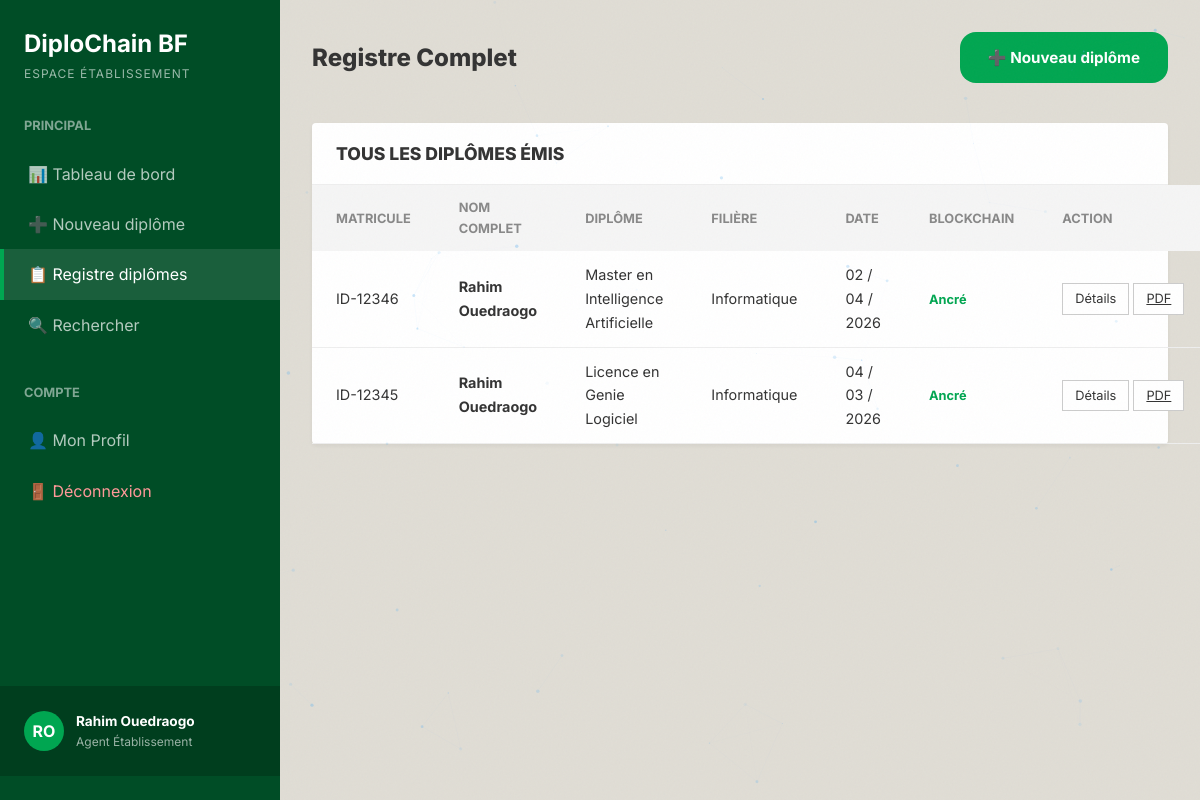
/dashboard/institution/register/ (signed in), run on an earlier commit of the app's database.
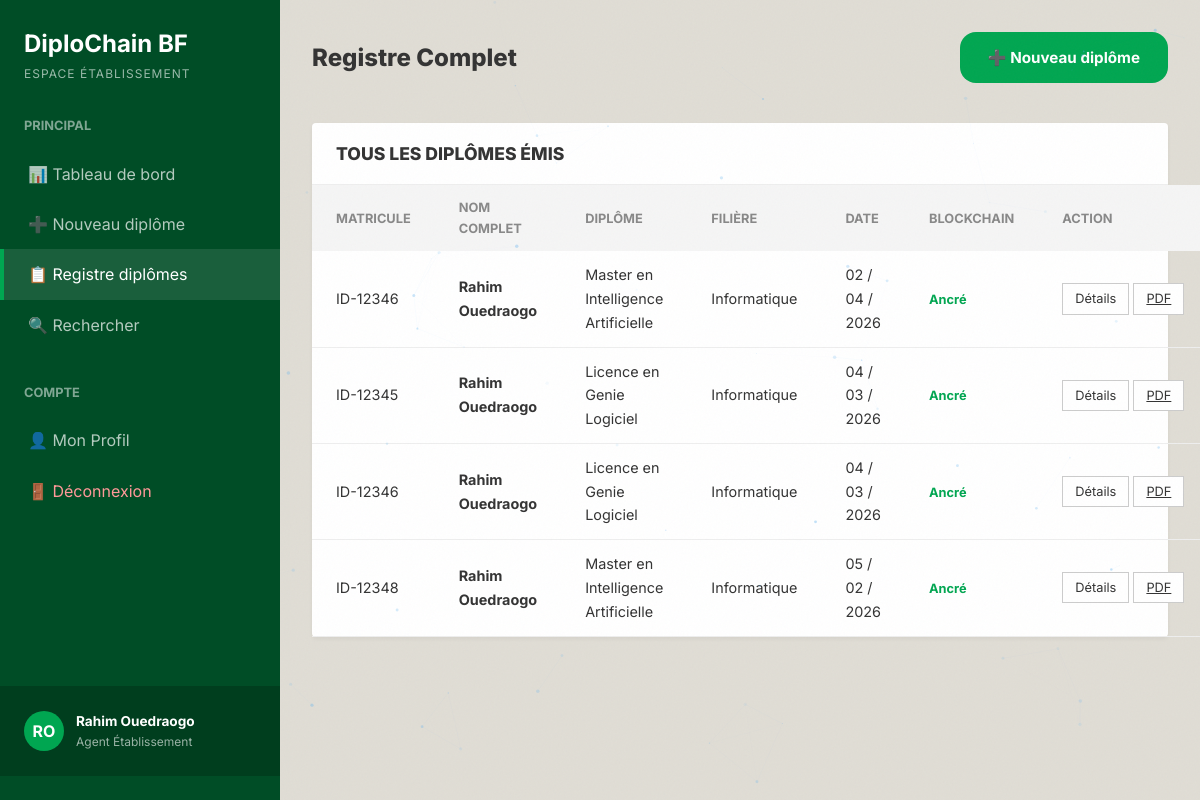
And on a later commit of the database.
### diplomas/models.py (models this page shows, shortened)
class Diploma(models.Model):
    student_first_name = models.CharField(max_length=100)
    student_last_name = models.CharField(max_length=100)
    student_email = models.EmailField(blank=True, null=True)
    student_id_number = models.CharField(max_length=50, verbose_name="Numéro d'étudiant")
    degree_name = models.CharField(max_length=255, verbose_name="Intitulé du diplôme")
    major = models.CharField(max_length=255, blank=True)
    graduation_date = models.DateField()
    institution = models.ForeignKey(Institution, on_delete=models.CASCADE, related_name='diplomas')
    issuer = models.ForeignKey(settings.AUTH_USER_MODEL, on_delete=models.SET_NULL, null=True, related_name='issued_diplomas')
    pdf_file = models.FileField(upload_to='diplomas/pdfs/', blank=True, null=True)
    unique_identifier = models.CharField(max_length=12, unique=True, editable=False)
    document_hash = models.CharField(max_length=64, unique=True, blank=True, null=True, editable=False)
    blockchain_tx_id = models.CharField(max_length=100, blank=True, null=True, verbose_name="ID Transaction Algorand")
    STATUS_CHOICES = [
        ('pending', 'En attente'),
        ('valid', 'Valide'),
        ('revoked', 'Révoqué'),
    ]
    status = models.CharField(max_length=20, choices=STATUS_CHOICES, default='valid')
    is_verified = models.BooleanField(default=False)
    created_at = models.DateTimeField(auto_now_add=True)
    updated_at = models.DateTimeField(auto_now=True)

### dashboards/views.py (the view)
# urls.py: path('institution/register/', views.institution_register, name='institution_register'),
@login_required
def institution_register(request):
    if request.user.role != 'institution':
        return redirect('dashboard')
    try:
        inst = Institution.objects.get(name=request.user.institution_name)
    except Institution.DoesNotExist:
        return redirect('dashboard')
    diplomas = Diploma.objects.filter(institution=inst).order_by('-graduation_date')
    return render(request, 'dashboards/institution_register.html', {
        'diplomas': diplomas
    })

### dashboards/templates/dashboards/institution_register.html (shortened to what this page needs)
{% extends 'dashboards/base_dashboard.html' %}
{% block dash_content %}
<div class="header-bar">
    <h1 style="font-weight: 800; font-size: 1.5rem;">Registre Complet</h1>
    <a href="{% url 'emit_diploma' %}" class="btn" style="background: var(--accent-green); color: white; border: none;">➕ Nouveau diplôme</a>
</div>
<div class="section-box">
    <div class="box-header">
        <div class="box-title">Tous les diplômes émis</div>
    </div>
    <table class="table-res">
        <thead>
            <tr>
                <th>Matricule</th>
                <th>Nom Complet</th>
                <th>Diplôme</th>
                <th>Filière</th>
                <th>Date</th>
                <th>Blockchain</th>
                <th>Action</th>
            </tr>
        </thead>
        <tbody>
            {% for diploma in diplomas %}
            <tr>
                <td>{{ diploma.student_id_number }}</td>
                <td style="font-weight: 700;">{{ diploma.student_first_name }} {{ diploma.student_last_name }}</td>
                <td>{{ diploma.degree_name }}</td>
                <td>{{ diploma.major }}</td>
                <td>{{ diploma.graduation_date|date:"d / m / Y" }}</td>
                <td>
                    {% if diploma.blockchain_tx_id %}
                    <span class="status-badge status-valid">Ancré</span>
                    {% else %}
                    <span class="status-badge status-pending">⌛ Non ancré</span>
                    {% endif %}
                </td>
                <td>
                    <div style="display: flex; gap: 4px;">
                        {% if not diploma.blockchain_tx_id %}
                        <button onclick="anchorDiploma('{{ diploma.id }}')" class="btn-action">Ancrer</button>
                        {% else %}
                        <a href="{% url 'institution_diploma_detail' diploma.id %}" class="btn-action" style="text-decoration: none; color: inherit; display: inline-block;">Détails</a>
                        {% endif %}
                        {% if diploma.pdf_file %}
                            <a href="{% url 'diploma_pdf' diploma.id %}" target="_blank" class="btn-action">PDF</a>
                        {% else %}
                            <span style="color: #888; font-size: 0.8rem;">PDF indisponible</span>
                        {% endif %}
                    </div>
                </td>
            </tr>
            {% empty %}
            <tr>
                <td colspan="7" style="text-align: center; color: #888; padding: 40px;">Aucun diplôme enregistré.</td>
            </tr>
            {% endfor %}
        </tbody>
    </table>
</div>
{% endblock %}

What changed in the data, as far as the page shows it:
added Diploma: student_id_number "ID-12346", student_first_name "Rahim", student_last_name "Ouedraogo", degree_name "Licence en Genie Logiciel", major "Informatique", graduation_date "04 / 03 / 2026", shows "Ancré", shows "Détails", shows "PDF"
added Diploma: student_id_number "ID-12348", student_first_name "Rahim", student_last_name "Ouedraogo", degree_name "Master en Intelligence Artificielle", major "Informatique", graduation_date "05 / 02 / 2026", shows "Ancré", shows "Détails", shows "PDF"
